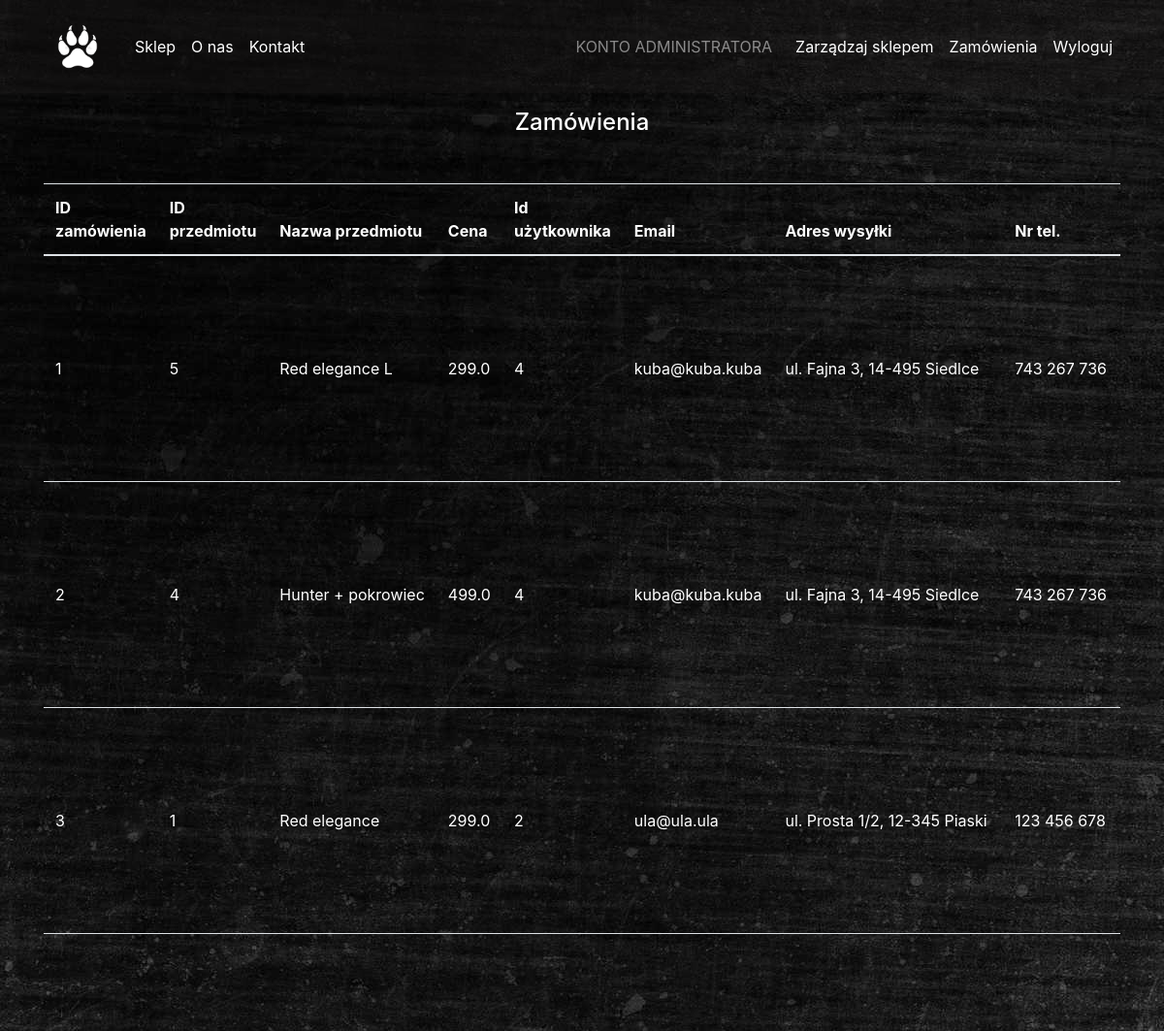
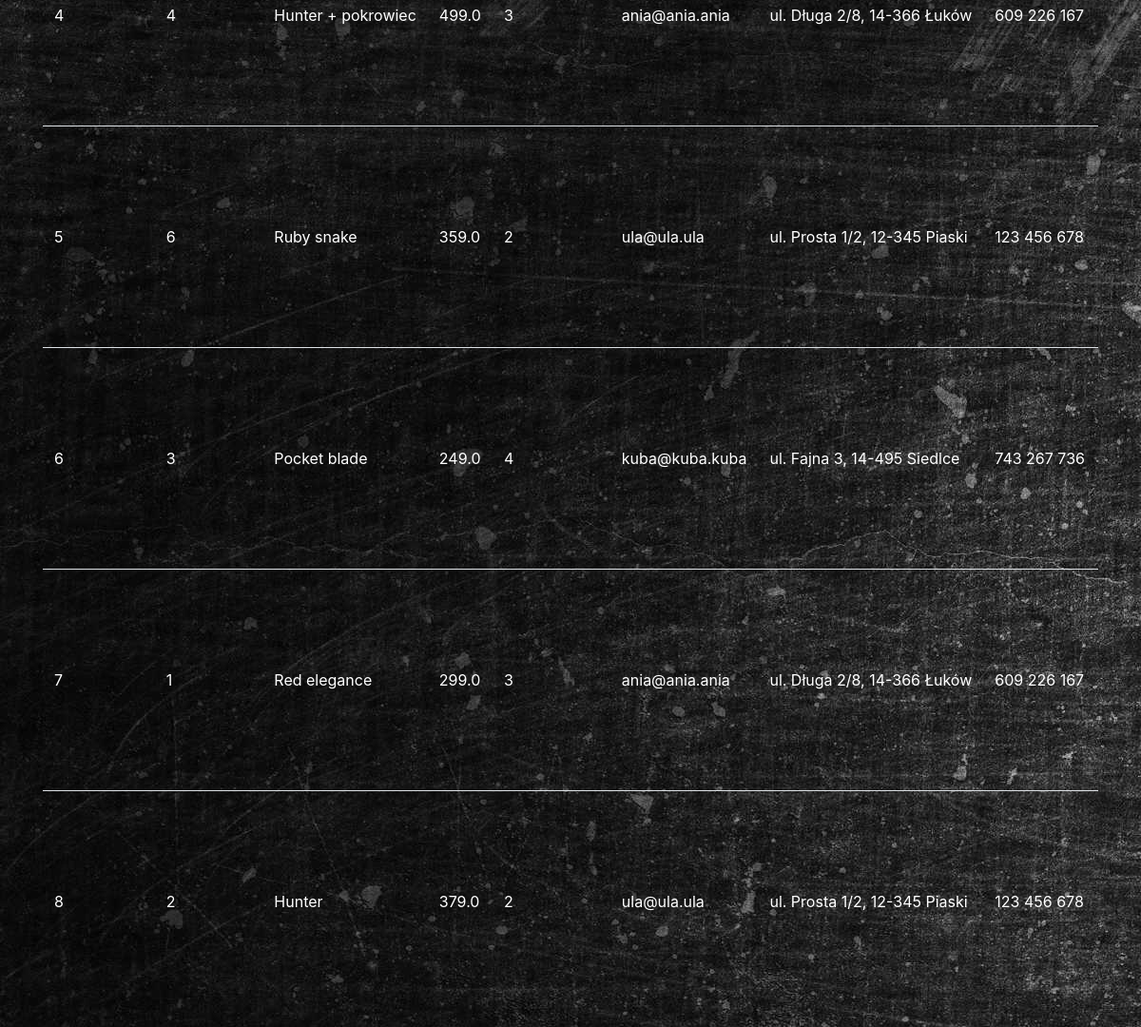
The app's page /orders (signed in) with its own data (2 pictures, top to bottom).
### app_files/db_models.py (models this page shows, shortened)
class Order(db.Model):
    id = db.Column(db.Integer, primary_key=True)
    item_id = db.Column(db.ForeignKey('Item.id'))
    user_id = db.Column(db.ForeignKey('User.id'))
    status = db.Column(db.String, nullable=False, default='W trakcie realizacji')
    item = db.relationship('Item', backref="user_associations")
    user = db.relationship('User', backref="item_associations")

class Item(db.Model):
    __tablename__ = 'Item'
    id = db.Column(db.Integer, primary_key=True)
    item_name = db.Column(db.String(30), unique=True, nullable=False)
    item_main_description = db.Column(db.String(30))
    item_points_description = db.Column(db.String(200))
    item_image = db.Column(db.String(30), nullable=False)
    item_price = db.Column(db.Float, nullable=False)

class User(db.Model, UserMixin):
    __tablename__ = 'User'
    id = db.Column(db.Integer, primary_key=True)
    username = db.Column(db.String(20), unique=True, nullable=False)
    email = db.Column(db.String(120), unique=True, nullable=False)
    password = db.Column(db.String(60), nullable=False)
    image_file = db.Column(db.String(20), nullable=False, default='defaultpp.jpg')
    adress = db.Column(db.String(200))
    phone = db.Column(db.String(20))
    is_admin = db.Column(db.Boolean, default=False)

### app_files/routes.py (the view)
@app.route('/orders', methods=['GET', 'POST'])
@login_required
def orders():
    if current_user.is_admin:
        form = OrderStatusForm()
        if form.validate_on_submit():
            order_id = form.order_id.data
            order = db.session.query(Order).filter(
                Order.id == order_id).first()
            order.status = form.status.data
            db.session.commit()
        orders_list = (db.session.query(Order, Item, User)
                       .join(Item, Order.item_id == Item.id)
                       .join(User, Order.user_id == User.id).all())
        return render_template(
            'orders.html',
            orders_list=orders_list,
            form=form)
    else:
        return redirect(url_for('root'))

### app_files/db_models.py (called while the page is built)
@login_manager.user_loader
def load_user(user_id):
    return User.query.get(int(user_id))

### app_files/templates/orders.html (shortened to what this page needs)
{% extends "layout.html" %}
{% block navbarposition %}
<nav class="navbar navbar-expand-md navbar-dark Bggrey" id="navbarMain">
{% endblock %}
{% block content %}
<div class="container">
	<h4 class="text-center mt-3 mb-5">Zamówienia</h4>
	<div class="table-responsive">
		<table class="table">
			<thead>
				<tr>
					<th scope="col">ID zamówienia</th>
					<th scope="col">ID przedmiotu</th>
					<th scope="col">Nazwa przedmiotu</th>
					<th scope="col">Cena</th>
					<th scope="col">Id użytkownika</th>
					<th scope="col">Email</th>
					<th scope="col">Adres wysyłki</th>
					<th scope="col">Nr tel.</th>
					<th scope="col">Status zamówienia</th>
				</tr>
			</thead>
			<tbody>
				{% for i in orders_list %}
				<tr class="text-nowrap">
					<td class="align-middle">{{ i[0].id }}</td>
					<td class="align-middle">{{ i[0].item_id }}</td>
					<td class="align-middle">{{ i[1].item_name }}</td>
					<td class="align-middle">{{ i[1].item_price }}</td>
					<td class="align-middle">{{ i[2].id }}</td>
					<td class="align-middle">{{ i[2].email }}</td>
					<td class="align-middle">{{ i[2].adress }}</td>
					<td class="align-middle">{{ i[2].phone }}</td>
					<td class="align-middle">
					</td>
				</tr>
				{% endfor %}
			</tbody>
		</table>
	</div>
</div>
{% endblock content %}

### app_files/static/css/customstyle.css (style rules this page uses)
body { background-image: url("../images/bgimage.jpg"); color: white; }
.Bggrey { background-color: rgba(31, 29, 29, 0.3); }

### records on screen
Order: id "1", item "5", item_name "Red elegance L", item_price "299.0", i "4", email "kuba@kuba.kuba", adress "ul. Fajna 3, 14-495 Siedlce", phone "743 267 736"
Order: id "2", item "4", item_name "Hunter + pokrowiec", item_price "499.0", i "4", email "kuba@kuba.kuba", adress "ul. Fajna 3, 14-495 Siedlce", phone "743 267 736"
Order: id "3", item "1", item_name "Red elegance", item_price "299.0", i "2", email "ula@ula.ula", adress "ul. Prosta 1/2, 12-345 Piaski", phone "123 456 678"
Order: id "4", item "4", item_name "Hunter + pokrowiec", item_price "499.0", i "3", email "ania@ania.ania", adress "ul. Długa 2/8, 14-366 Łuków", phone "609 226 167"
Order: id "5", item "6", item_name "Ruby snake", item_price "359.0", i "2", email "ula@ula.ula", adress "ul. Prosta 1/2, 12-345 Piaski", phone "123 456 678"
Order: id "6", item "3", item_name "Pocket blade", item_price "249.0", i "4", email "kuba@kuba.kuba", adress "ul. Fajna 3, 14-495 Siedlce", phone "743 267 736"
Order: id "7", item "1", item_name "Red elegance", item_price "299.0", i "3", email "ania@ania.ania", adress "ul. Długa 2/8, 14-366 Łuków", phone "609 226 167"
Order: id "8", item "2", item_name "Hunter", item_price "379.0", i "2", email "ula@ula.ula", adress "ul. Prosta 1/2, 12-345 Piaski", phone "123 456 678"
